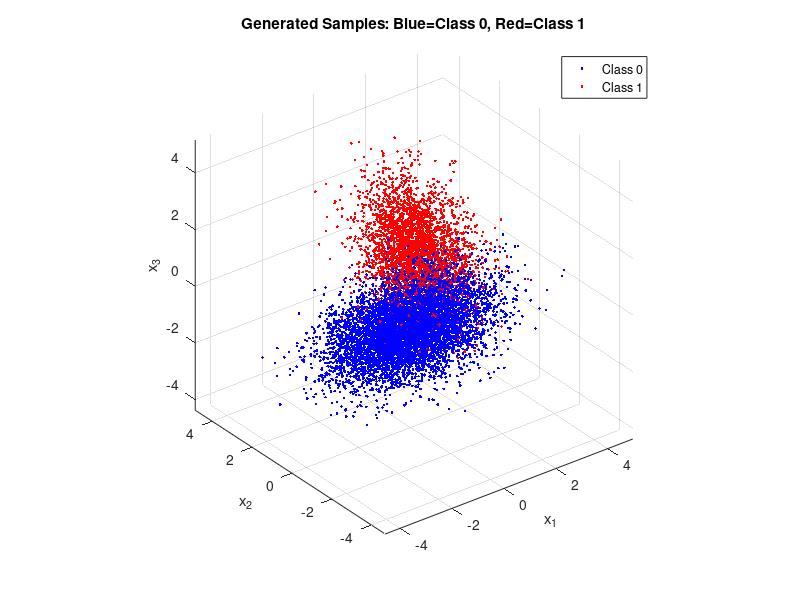
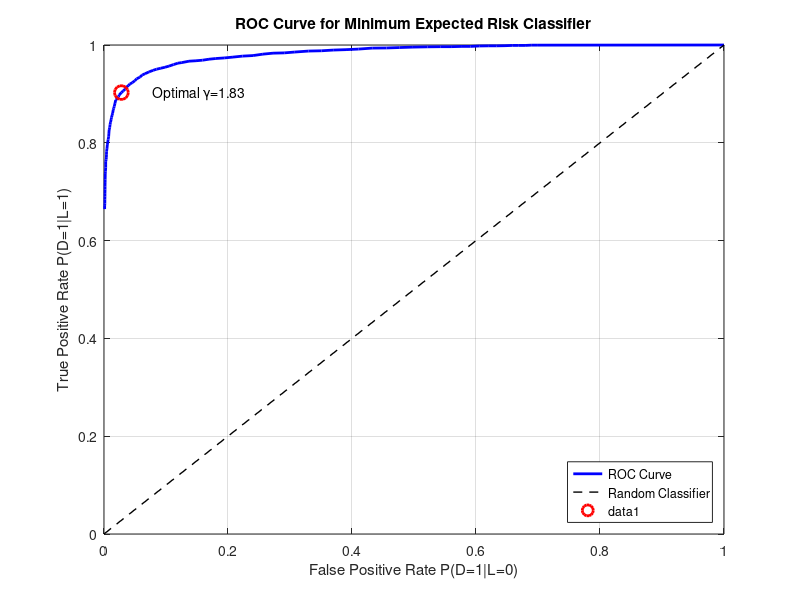

These figures' MATLAB source, in order:
clear all, close all,

% Generate samples (provided code)
N = 10000; p0 = 0.65; p1 = 0.35;
u = rand(1,N)>=p0; N0 = length(find(u==0)); N1 = length(find(u==1));

% Class 0 samples
mu0 = [-1/2;-1/2;-1/2]; 
Sigma0 = [1,-0.5,0.3;-0.5,1,-0.5;0.3,-0.5,1];
r0 = mvnrnd(mu0, Sigma0, N0);

% Class 1 samples
mu1 = [1;1;1]; 
Sigma1 = [1,0.3,-0.2;0.3,1,0.3;-0.2,0.3,1];
r1 = mvnrnd(mu1, Sigma1, N1);

% Plot the generated samples
figure(1), 
plot3(r0(:,1),r0(:,2),r0(:,3),'.b'); axis equal, hold on,
plot3(r1(:,1),r1(:,2),r1(:,3),'.r'); 
xlabel('x_1'); ylabel('x_2'); zlabel('x_3');
title('Generated Samples: Blue=Class 0, Red=Class 1');
legend('Class 0', 'Class 1');
grid on;

%% IMPLEMENT CLASSIFIER
% Compute determinants and inverses
detSigma0 = det(Sigma0);
detSigma1 = det(Sigma1);
invSigma0 = inv(Sigma0);
invSigma1 = inv(Sigma1);

% Function to compute likelihood ratio for a sample x
computeLR = @(x) exp(-0.5*log(detSigma1/detSigma0) - ...
    0.5*((x-mu1')*invSigma1*(x-mu1')' - (x-mu0')*invSigma0*(x-mu0')'));

% Compute likelihood ratios for all samples
LR_class0 = zeros(N0, 1);
for i = 1:N0
    LR_class0(i) = computeLR(r0(i,:));
end

LR_class1 = zeros(N1, 1);
for i = 1:N1
    LR_class1(i) = computeLR(r1(i,:));
end

%% GENERATE ROC CURVE
% Create array of gamma values from 0 to large value
gamma_values = [0, logspace(-2, 2, 100)]; % 0, then 10^-2 to 10^2

% Initialize arrays for ROC curve
FPR = zeros(length(gamma_values), 1); % P(D=1|L=0)
TPR = zeros(length(gamma_values), 1); % P(D=1|L=1)

% For each gamma threshold
for k = 1:length(gamma_values)
    gamma = gamma_values(k);
    
    % True Positive Rate: P(D=1|L=1)
    % Count how many class 1 samples have LR > gamma
    TPR(k) = sum(LR_class1 > gamma) / N1;
    
    % False Positive Rate: P(D=1|L=0)
    % Count how many class 0 samples have LR > gamma
    FPR(k) = sum(LR_class0 > gamma) / N0;
end

%% PLOT ROC CURVE
figure(2),
plot(FPR, TPR, 'b-', 'LineWidth', 2); hold on;
plot([0 1], [0 1], 'k--', 'LineWidth', 1); % Random classifier line
xlabel('False Positive Rate P(D=1|L=0)');
ylabel('True Positive Rate P(D=1|L=1)');
title('ROC Curve for Minimum Expected Risk Classifier');
grid on;
axis([0 1 0 1]);
legend('ROC Curve', 'Random Classifier', 'Location', 'southeast');

% Mark the optimal point (gamma = p0/p1 = 0.65/0.35)
gamma_optimal = p0/p1;
[~, idx_optimal] = min(abs(gamma_values - gamma_optimal)); %stores the index of the gamma_value which is closest to gamma_optimal
gamma_min_error = gamma_values(idx_optimal);
plot(FPR(idx_optimal), TPR(idx_optimal), 'ro', 'MarkerSize', 10, 'LineWidth', 2);
text(FPR(idx_optimal)+0.05, TPR(idx_optimal), ...
    sprintf('Optimal γ=%.2f', gamma_min_error), 'FontSize', 10);
P_error = FPR(idx_optimal)*p0 + (1-TPR(idx_optimal))*p1; 

%% DISPLAY KEY INFORMATION
fprintf('\n=== ROC CURVE ANALYSIS ===\n');
fprintf('Total samples: %d (Class 0: %d, Class 1: %d)\n', N, N0, N1);
fprintf('Class priors: P(L=0)=%.2f, P(L=1)=%.2f\n', p0, p1);
fprintf('Optimal gamma (min error): %.4f\n', gamma_optimal);
fprintf('\nKey ROC Points:\n');
fprintf('At γ=0: FPR=%.4f, TPR=%.4f (classify everything as class 1)\n', ...
    FPR(1), TPR(1));
fprintf('At γ≈%.2f: FPR=%.4f, TPR=%.4f (optimal)\n', ...
    gamma_min_error, FPR(idx_optimal), TPR(idx_optimal));
fprintf('Minimum P(error) = %.6f at gamma = %.4f\n', P_error, gamma_optimal);
fprintf('At γ=%.2f: FPR=%.4f, TPR=%.4f (high threshold)\n', ...
    gamma_values(end), FPR(end), TPR(end));

%% SAVE DATA FOR NEXT SECTION
% Store gamma values and corresponding probabilities
ROC_data = [gamma_values', FPR, TPR];
save('ROC_results.mat', 'ROC_data', 'gamma_values', 'FPR', 'TPR', ...
    'LR_class0', 'LR_class1', 'r0', 'r1');

fprintf('\nROC data saved to ROC_results.mat for next section\n');
fprintf('Variables saved: gamma_values, FPR, TPR, LR_class0, LR_class1\n');